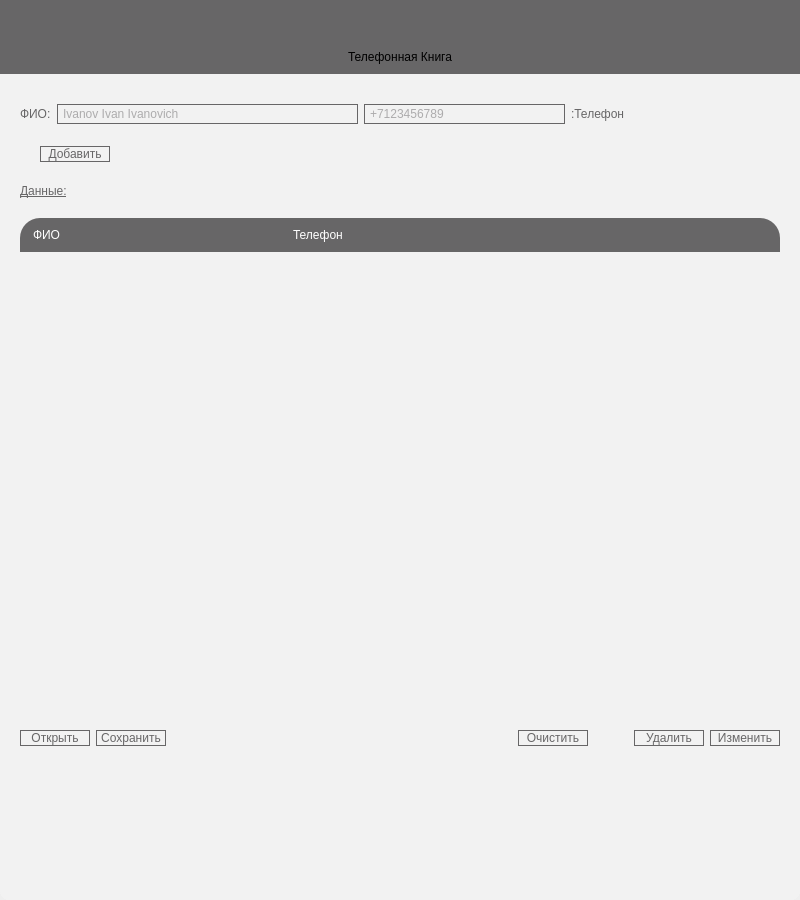
<?xml version="1.0" encoding="UTF-8"?>
<ui version="4.0">
 <class>PhoneBook</class>
 <widget class="QMainWindow" name="PhoneBook">
  <property name="geometry">
   <rect>
    <x>0</x>
    <y>0</y>
    <width>800</width>
    <height>900</height>
   </rect>
  </property>
  <property name="windowTitle">
   <string>PhoneBook</string>
  </property>
  <property name="styleSheet">
   <string notr="true">QScrollBar:vertical { 
	background: white; 
	width: 8px; 
	border: 1px solid transparent;
	border-radius: 4px; 
}
QScrollBar:handle:vertical { 
	background: qlineargradient(spread:pad, x1:0.463, y1:1, x2:0.453353, y2:0, stop:0 rgba(103, 102, 103, 255), stop:1 rgba(0, 0, 0, 255));

	min-height: 0; 
	border-radius: 4px;
}
QScrollBar:handle:hover { background: rgb(45, 78, 93); }
QScrollBar:add-line:vertical { border: none; background: none; }
QScrollBar:sub-line:vertical { border: none; background: none; }
QScrollBar:horizontal { 
	background: white; 
	height: 8px; 
	margin-left: 10px; 
	border: 1px solid transparent;
	border-radius: 4px; 
}
QScrollBar:handle:horizontal { 
	background: qlineargradient(spread:pad, x1:1, y1:0.494, x2:0, y2:0.494, stop:0 rgba(103, 102, 103, 255), stop:1 rgba(0, 0, 0, 255));
	min-width: 0; 
	border-radius: 4px;
}
QScrollBar:add-line:horizontal { border: none; background: none; }
QScrollBar:sub-line:horizontal { border: none; background: none; }</string>
  </property>
  <widget class="QWidget" name="centralWidget">
   <property name="styleSheet">
    <string notr="true">QWidget {
	background: rgb(242, 242, 242); 
	border-radius: 10px;
}</string>
   </property>
   <layout class="QVBoxLayout" name="verticalLayout_2">
    <property name="spacing">
     <number>0</number>
    </property>
    <property name="leftMargin">
     <number>0</number>
    </property>
    <property name="topMargin">
     <number>0</number>
    </property>
    <property name="rightMargin">
     <number>0</number>
    </property>
    <property name="bottomMargin">
     <number>0</number>
    </property>
    <item>
     <widget class="QFrame" name="frameTop">
      <property name="styleSheet">
       <string notr="true">QFrame#frameTop {
	background: rgb(103,102, 103);
	border-radius: 0;
}</string>
      </property>
      <property name="frameShape">
       <enum>QFrame::StyledPanel</enum>
      </property>
      <property name="frameShadow">
       <enum>QFrame::Raised</enum>
      </property>
      <layout class="QVBoxLayout" name="verticalLayout">
       <property name="spacing">
        <number>5</number>
       </property>
       <property name="leftMargin">
        <number>10</number>
       </property>
       <property name="topMargin">
        <number>10</number>
       </property>
       <property name="rightMargin">
        <number>10</number>
       </property>
       <property name="bottomMargin">
        <number>10</number>
       </property>
       <item>
        <layout class="QHBoxLayout" name="horizontalLayout">
         <item>
          <spacer name="horizontalSpacer">
           <property name="orientation">
            <enum>Qt::Horizontal</enum>
           </property>
           <property name="sizeHint" stdset="0">
            <size>
             <width>608</width>
             <height>20</height>
            </size>
           </property>
          </spacer>
         </item>
         <item>
          <widget class="QPushButton" name="btnClose">
           <property name="minimumSize">
            <size>
             <width>35</width>
             <height>35</height>
            </size>
           </property>
           <property name="maximumSize">
            <size>
             <width>35</width>
             <height>35</height>
            </size>
           </property>
           <property name="cursor">
            <cursorShape>PointingHandCursor</cursorShape>
           </property>
           <property name="styleSheet">
            <string notr="true">QPushButton#btnClose {
	background: transparent;
	image: url(:/img/close.png);
	padding: 5px;
}
QPushButton#btnClose:hover {
	image: url(:/img/closeHover.png);
	padding: 2px;
}</string>
           </property>
           <property name="text">
            <string/>
           </property>
          </widget>
         </item>
        </layout>
       </item>
       <item>
        <widget class="QLabel" name="lblTitle">
         <property name="styleSheet">
          <string notr="true">QLabel#lblTitle {
	font: 40pt &quot;AR DESTINE&quot;;
	background: transparent;
}</string>
         </property>
         <property name="text">
          <string>Телефонная Книга</string>
         </property>
         <property name="alignment">
          <set>Qt::AlignCenter</set>
         </property>
        </widget>
       </item>
      </layout>
     </widget>
    </item>
    <item>
     <widget class="QScrollArea" name="scrollArea">
      <property name="widgetResizable">
       <bool>true</bool>
      </property>
      <widget class="QWidget" name="scrollAreaWidgetContents">
       <property name="geometry">
        <rect>
         <x>0</x>
         <y>0</y>
         <width>802</width>
         <height>766</height>
        </rect>
       </property>
       <layout class="QVBoxLayout" name="verticalLayout_3">
        <property name="spacing">
         <number>20</number>
        </property>
        <property name="leftMargin">
         <number>20</number>
        </property>
        <property name="topMargin">
         <number>30</number>
        </property>
        <property name="rightMargin">
         <number>20</number>
        </property>
        <property name="bottomMargin">
         <number>20</number>
        </property>
        <item>
         <layout class="QHBoxLayout" name="horizontalLayout_5">
          <item>
           <widget class="QLabel" name="lblFullName">
            <property name="styleSheet">
             <string notr="true">QLabel#lblFullName {
	font: 10pt &quot;AR DESTINE&quot;;
	color: rgb(103, 102, 103);
	background: transparent;
}</string>
            </property>
            <property name="text">
             <string>ФИО:</string>
            </property>
           </widget>
          </item>
          <item>
           <widget class="QLineEdit" name="lEditFullname">
            <property name="minimumSize">
             <size>
              <width>301</width>
              <height>0</height>
             </size>
            </property>
            <property name="maximumSize">
             <size>
              <width>301</width>
              <height>31</height>
             </size>
            </property>
            <property name="styleSheet">
             <string notr="true">QLineEdit#lEditFullname {
	font: 75 italic 15pt &quot;Garamond&quot;;
	background: transparent;
	border-top-left-radius: 10px;
	border-bottom-left-radius: 20px;
	border-top-right-radius: 20px;
	border-bottom-right-radius: 10px;
	color: rgb(103, 102, 103);
	border: 1px solid rgb(103, 102, 103);
	padding-left: 3px;
	padding-right: 3px;
	selection-background-color: rgb(103, 102, 103);
}

QLineEdit#lEditFullname:focus {
	border: 1px solid rgb(92, 192, 254);
}</string>
            </property>
            <property name="placeholderText">
             <string>Ivanov Ivan Ivanovich</string>
            </property>
           </widget>
          </item>
          <item>
           <widget class="QLineEdit" name="lEditPhoneNumber">
            <property name="minimumSize">
             <size>
              <width>201</width>
              <height>0</height>
             </size>
            </property>
            <property name="maximumSize">
             <size>
              <width>201</width>
              <height>31</height>
             </size>
            </property>
            <property name="styleSheet">
             <string notr="true">QLineEdit#lEditPhoneNumber {
	font: 75 italic 15pt &quot;Garamond&quot;;
	background: transparent;
	border-top-left-radius: 10px;
	border-bottom-left-radius: 20px;
	border-top-right-radius: 10px;
	border-bottom-right-radius: 20px;
	color: rgb(103, 102, 103);
	border: 1px solid rgb(103, 102, 103);
	padding-left: 3px;
	padding-right: 3px;
	selection-background-color: rgb(103, 102, 103);
}

QLineEdit#lEditPhoneNumber:focus {
	border: 1px solid rgb(92, 192, 254);
}</string>
            </property>
            <property name="placeholderText">
             <string>+7123456789</string>
            </property>
           </widget>
          </item>
          <item>
           <widget class="QLabel" name="lblPhoneNumber">
            <property name="styleSheet">
             <string notr="true">QLabel#lblPhoneNumber {
	font: 10pt &quot;AR DESTINE&quot;;
	color: rgb(103, 102, 103);
	background: transparent;
}</string>
            </property>
            <property name="text">
             <string>:Телефон</string>
            </property>
           </widget>
          </item>
          <item>
           <spacer name="horizontalSpacer_2">
            <property name="orientation">
             <enum>Qt::Horizontal</enum>
            </property>
            <property name="sizeHint" stdset="0">
             <size>
              <width>40</width>
              <height>20</height>
             </size>
            </property>
           </spacer>
          </item>
         </layout>
        </item>
        <item>
         <layout class="QHBoxLayout" name="horizontalLayout_6">
          <property name="spacing">
           <number>5</number>
          </property>
          <property name="leftMargin">
           <number>20</number>
          </property>
          <item>
           <widget class="QPushButton" name="btnAdd">
            <property name="minimumSize">
             <size>
              <width>70</width>
              <height>0</height>
             </size>
            </property>
            <property name="cursor">
             <cursorShape>PointingHandCursor</cursorShape>
            </property>
            <property name="styleSheet">
             <string notr="true">QPushButton#btnAdd {
	font: 15pt &quot;AR DESTINE&quot;;
	color: rgb(103, 102, 103);
	background: transparent;
	border-top-left-radius: 20px;
	border-bottom-left-radius: 10px;
	border-top-right-radius: 20px;
	border-bottom-right-radius: 10px;
	border: 1px solid rgb(103, 102, 103);
}

QPushButton#btnAdd:hover {
	color: rgb(255, 255, 255);
	background: rgb(0, 0, 0);
}</string>
            </property>
            <property name="text">
             <string>Добавить</string>
            </property>
           </widget>
          </item>
          <item>
           <spacer name="horizontalSpacer_3">
            <property name="orientation">
             <enum>Qt::Horizontal</enum>
            </property>
            <property name="sizeHint" stdset="0">
             <size>
              <width>40</width>
              <height>20</height>
             </size>
            </property>
           </spacer>
          </item>
         </layout>
        </item>
        <item>
         <widget class="QLabel" name="lblTitleLab1">
          <property name="styleSheet">
           <string notr="true">QLabel#lblTitleLab1 {
	font: 20pt &quot;AR DESTINE&quot;;
	color: rgb(103, 102, 103);
	background: transparent;
	text-decoration: underline;
}</string>
          </property>
          <property name="text">
           <string>Данные:</string>
          </property>
         </widget>
        </item>
        <item>
         <layout class="QVBoxLayout" name="verticalLayout_4">
          <item>
           <widget class="QLabel" name="lblHeader">
            <property name="styleSheet">
             <string notr="true">QLabel#lblHeader {
		border-top-left-radius: 20px;
	border-bottom-left-radius: 0px;
	border-top-right-radius: 20px;
	border-bottom-right-radius: 0px;
	background-color: rgb(103, 102, 103);
	font: 12pt &quot;AR DESTINE&quot;;
	color: white;
	padding: 10px;
}</string>
            </property>
            <property name="text">
             <string>ФИО                                                                      Телефон</string>
            </property>
           </widget>
          </item>
          <item>
           <widget class="QListWidget" name="listWidget">
            <property name="minimumSize">
             <size>
              <width>760</width>
              <height>400</height>
             </size>
            </property>
            <property name="maximumSize">
             <size>
              <width>760</width>
              <height>400</height>
             </size>
            </property>
            <property name="styleSheet">
             <string notr="true">font: 75 italic 15pt &quot;Garamond&quot;;
color: rgb(123, 122, 123);</string>
            </property>
           </widget>
          </item>
         </layout>
        </item>
        <item>
         <widget class="QLabel" name="lblError">
          <property name="minimumSize">
           <size>
            <width>0</width>
            <height>30</height>
           </size>
          </property>
          <property name="maximumSize">
           <size>
            <width>16777215</width>
            <height>30</height>
           </size>
          </property>
          <property name="styleSheet">
           <string notr="true">QLabel#lblError {
	font: 75 italic 15pt &quot;Garamond&quot;;
	color: red;
	background: transparent;
}</string>
          </property>
          <property name="text">
           <string/>
          </property>
         </widget>
        </item>
        <item>
         <layout class="QHBoxLayout" name="horizontalLayout_2">
          <item>
           <widget class="QPushButton" name="btnOpen">
            <property name="minimumSize">
             <size>
              <width>70</width>
              <height>0</height>
             </size>
            </property>
            <property name="cursor">
             <cursorShape>PointingHandCursor</cursorShape>
            </property>
            <property name="styleSheet">
             <string notr="true">QPushButton#btnOpen {
	font: 15pt &quot;AR DESTINE&quot;;
	color: rgb(103, 102, 103);
	background: transparent;
	border-top-left-radius: 10px;
	border-bottom-left-radius: 20px;
	border-top-right-radius: 10px;
	border-bottom-right-radius: 20px;
	border: 1px solid rgb(103, 102, 103);
}

QPushButton#btnOpen:hover {
	color: rgb(255, 255, 255);
	background: rgb(0, 0, 0);
}</string>
            </property>
            <property name="text">
             <string>Открыть</string>
            </property>
           </widget>
          </item>
          <item>
           <widget class="QPushButton" name="btnSave">
            <property name="minimumSize">
             <size>
              <width>70</width>
              <height>0</height>
             </size>
            </property>
            <property name="cursor">
             <cursorShape>PointingHandCursor</cursorShape>
            </property>
            <property name="styleSheet">
             <string notr="true">QPushButton#btnSave {
	font: 15pt &quot;AR DESTINE&quot;;
	color: rgb(103, 102, 103);
	background: transparent;
	border-top-left-radius: 20px;
	border-bottom-left-radius: 10px;
	border-top-right-radius: 20px;
	border-bottom-right-radius: 10px;
	border: 1px solid rgb(103, 102, 103);
}

QPushButton#btnSave:hover {
	color: rgb(255, 255, 255);
	background: rgb(0, 0, 0);
}</string>
            </property>
            <property name="text">
             <string>Сохранить</string>
            </property>
           </widget>
          </item>
          <item>
           <spacer name="horizontalSpacer_5">
            <property name="orientation">
             <enum>Qt::Horizontal</enum>
            </property>
            <property name="sizeHint" stdset="0">
             <size>
              <width>258</width>
              <height>20</height>
             </size>
            </property>
           </spacer>
          </item>
          <item>
           <widget class="QPushButton" name="btnClear">
            <property name="minimumSize">
             <size>
              <width>70</width>
              <height>0</height>
             </size>
            </property>
            <property name="cursor">
             <cursorShape>PointingHandCursor</cursorShape>
            </property>
            <property name="styleSheet">
             <string notr="true">QPushButton#btnClear {
	font: 15pt &quot;AR DESTINE&quot;;
	color: rgb(103, 102, 103);
	background: transparent;
	border-top-left-radius: 10px;
	border-bottom-left-radius: 20px;
	border-top-right-radius: 10px;
	border-bottom-right-radius: 20px;
	border: 1px solid rgb(103, 102, 103);
}

QPushButton#btnClear:hover {
	color: rgb(255, 255, 255);
	background: rgb(0, 0, 0);
}</string>
            </property>
            <property name="text">
             <string>Очистить</string>
            </property>
           </widget>
          </item>
          <item>
           <spacer name="horizontalSpacer_4">
            <property name="orientation">
             <enum>Qt::Horizontal</enum>
            </property>
            <property name="sizeType">
             <enum>QSizePolicy::Fixed</enum>
            </property>
            <property name="sizeHint" stdset="0">
             <size>
              <width>40</width>
              <height>20</height>
             </size>
            </property>
           </spacer>
          </item>
          <item>
           <widget class="QPushButton" name="btnDelete">
            <property name="minimumSize">
             <size>
              <width>70</width>
              <height>0</height>
             </size>
            </property>
            <property name="cursor">
             <cursorShape>PointingHandCursor</cursorShape>
            </property>
            <property name="styleSheet">
             <string notr="true">QPushButton#btnDelete {
	font: 15pt &quot;AR DESTINE&quot;;
	color: rgb(103, 102, 103);
	background: transparent;
	border-top-left-radius: 20px;
	border-bottom-left-radius: 10px;
	border-top-right-radius: 20px;
	border-bottom-right-radius: 10px;
	border: 1px solid rgb(103, 102, 103);
}

QPushButton#btnDelete:hover {
	color: rgb(255, 255, 255);
	background: rgb(0, 0, 0);
}</string>
            </property>
            <property name="text">
             <string>Удалить</string>
            </property>
           </widget>
          </item>
          <item>
           <widget class="QPushButton" name="btnEdit">
            <property name="minimumSize">
             <size>
              <width>70</width>
              <height>0</height>
             </size>
            </property>
            <property name="cursor">
             <cursorShape>PointingHandCursor</cursorShape>
            </property>
            <property name="styleSheet">
             <string notr="true">QPushButton#btnEdit {
	font: 15pt &quot;AR DESTINE&quot;;
	color: rgb(103, 102, 103);
	background: transparent;
	border-top-left-radius: 20px;
	border-bottom-left-radius: 10px;
	border-top-right-radius: 20px;
	border-bottom-right-radius: 10px;
	border: 1px solid rgb(103, 102, 103);
}

QPushButton#btnEdit:hover {
	color: rgb(255, 255, 255);
	background: rgb(0, 0, 0);
}</string>
            </property>
            <property name="text">
             <string>Изменить</string>
            </property>
           </widget>
          </item>
         </layout>
        </item>
        <item>
         <spacer name="verticalSpacer">
          <property name="orientation">
           <enum>Qt::Vertical</enum>
          </property>
          <property name="sizeHint" stdset="0">
           <size>
            <width>20</width>
            <height>0</height>
           </size>
          </property>
         </spacer>
        </item>
       </layout>
      </widget>
     </widget>
    </item>
   </layout>
  </widget>
 </widget>
 <layoutdefault spacing="6" margin="11"/>
 <resources/>
 <connections>
  <connection>
   <sender>btnClose</sender>
   <signal>clicked()</signal>
   <receiver>PhoneBook</receiver>
   <slot>close()</slot>
   <hints>
    <hint type="sourcelabel">
     <x>772</x>
     <y>30</y>
    </hint>
    <hint type="destinationlabel">
     <x>399</x>
     <y>449</y>
    </hint>
   </hints>
  </connection>
 </connections>
</ui>
